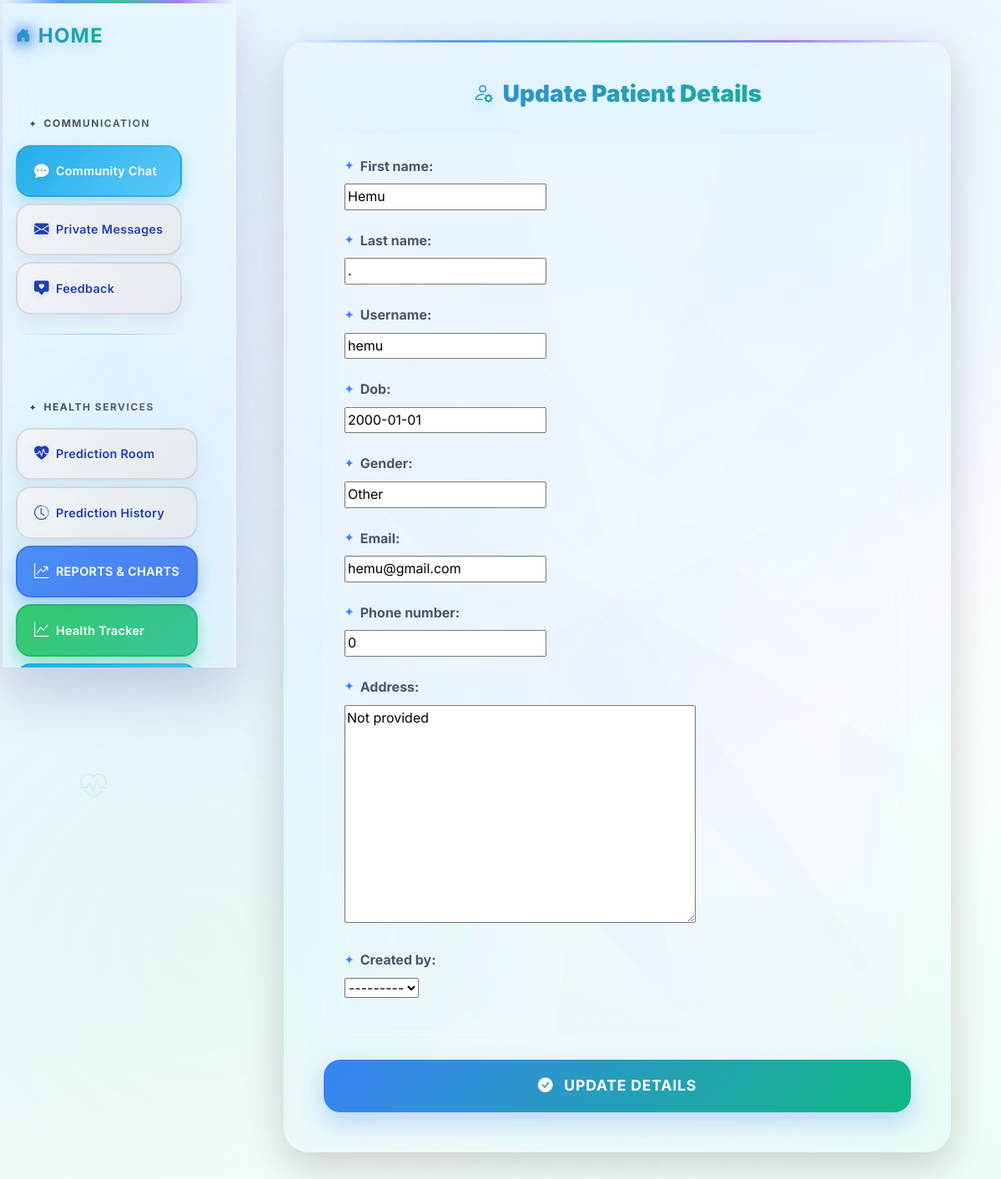
Page /updatedetails/2/ (signed in) on the committed database.
### admission/models.py (models this page shows, shortened)
class Student(models.Model):
    user = models.OneToOneField(User,on_delete=models.CASCADE,null = True,blank = True)
    first_name = models.CharField(max_length = 100)
    last_name = models.CharField(max_length = 100)
    username = models.CharField(max_length = 100, null = False , blank = True)
    password1 = models.CharField(max_length = 100, null = False , blank = True)
    password2 = models.CharField(max_length = 100, null = False, blank = True)
    dob = models.DateField()
    gender = models.CharField(max_length = 100)
    email = models.EmailField(max_length = 100)
    phone_number = models.IntegerField()
    address = models.TextField()
    admission_date = models.DateField(auto_now_add = True)
    created_by = models.ForeignKey(User, on_delete=models.SET_NULL, null=True, blank=True, related_name='created_patients')

### admission/views.py (the view, shortened to what this page needs)
# urls.py: path('updatedetails/<int:pk>/',views.updatedetails,name = 'updatedetails'),
@login_required
def updatedetails(request, pk):
    try:
        user = User.objects.get(pk=pk)
        student = Student.objects.get(user=user)
    except (User.DoesNotExist, Student.DoesNotExist):
        messages.error(request, 'Student not found.')
        return redirect('admission:viewstudents')
    form = updateForm(instance=student)
    context = {'form': form, 'student': student, 'user': user}
    return render(request, 'admission/updatedetails.html', context)

### admission/forms.py
class updateForm(forms.ModelForm):
    class Meta:
        model = Student
        exclude = ('password1','password2','user',)

### admission/templates/admission/updatedetails.html (shortened to what this page needs)
{% extends 'base.html' %}
{% block content %}
<div class="medical-bg">
    <div class="floating-icon"><i class="bi bi-person-gear"></i></div>
    <div class="floating-icon"><i class="bi bi-clipboard2-pulse"></i></div>
    <div class="floating-icon"><i class="bi bi-heart-pulse"></i></div>
    <div class="floating-icon"><i class="bi bi-shield-check"></i></div>
</div>
<div class="medical-overlay"></div>
<div class="container mt-5">
    <div class="glass-card shadow-lg border-0">
        <div class="card-body">
            <h3 class="card-title text-center">
                <i class="bi bi-person-gear form-icon"></i>
                Update Patient Details
            </h3>
            <form method="POST" novalidate id="updateForm">
                <div class="form-section">
                    {{ form.as_p }}
                </div>
                <div class="d-grid">
                    <button type="submit" class="btn btn-primary btn-lg" id="submitBtn">
                        <i class="bi bi-check-circle-fill me-2"></i>
                        Update Details
                    </button>
                </div>
            </form>
        </div>
    </div>
</div>
{% endblock content %}

### templates/base.html (style rules this page uses)
:root { --bg-color: #f8f9fa; --text-color: #212529; --primary-gradient: linear-gradient(135deg, #667eea 0%, #764ba2 100%); --secondary-gradient: linear-gradient(135deg, #f093fb 0%, #f5576c 100%); --success-gradient: linear-gradient(135deg, #4facfe 0%, #00f2fe 100%); --warning-gradient: linear-gradient(135deg, #43e97b 0%, #38f9d7 100%); --danger-gradient: linear-gradient(135deg, #fa709a 0%, #fee140 100%); --card-shadow: 0 10px 30px rgba(0, 0, 0, 0.1); --card-shadow-hover: 0 20px 40px rgba(0, 0, 0, 0.15); --border-radius: 15px; --transition: all 0.3s cubic-bezier(0.4, 0, 0.2, 1); }
* { box-sizing: border-box; }
body { background: var(--bg-color); color: var(--text-color); transition: var(--transition); font-family: 'Inter', -apple-system, BlinkMacSystemFont, 'Segoe UI', sans-serif; line-height: 1.6; overflow-x: hidden; }
html { scroll-behavior: smooth; }
.btn { border-radius: 10px; font-weight: 500; transition: var(--transition); border: none; position: relative; overflow: hidden; }
.btn::before { content: ''; position: absolute; top: 0; left: -100%; width: 100%; height: 100%; background: linear-gradient(90deg, transparent, rgba(255,255,255,0.2), transparent); transition: left 0.5s; }
.btn-primary { background: var(--primary-gradient); box-shadow: 0 4px 15px rgba(102, 126, 234, 0.4); }
body { margin: 0; padding: 0; position: relative; }

### rows in the picture
Student: first_name "Hemu", last_name ".", username "hemu", dob "2000-01-01", gender "Other", email "hemu@gmail.com", phone_number "0", address "Not provided", created_by "---------"
